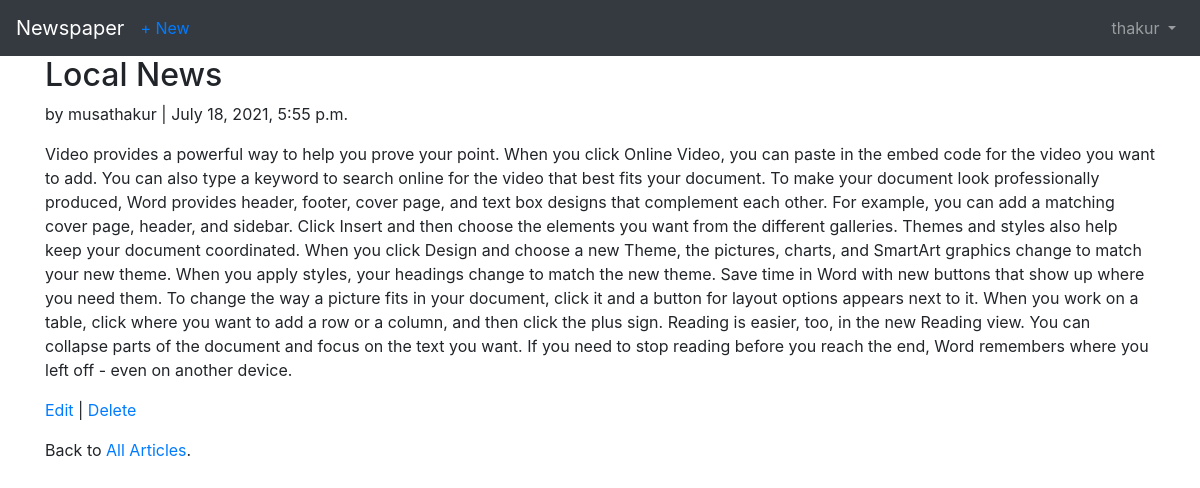
Screenshot of /articles/3/ (signed in) with the database file from the repository.
### users/models.py (models this page shows)
class CustomUser(AbstractUser):
    age = models.PositiveIntegerField(null=True, blank=True)

### articles/models.py (models this page shows, shortened)
class Article(models.Model):
    title = models.CharField(max_length=255)
    body = models.TextField()
    date = models.DateTimeField(auto_now_add=True)
    author = models.ForeignKey(
        get_user_model(),
        on_delete=models.CASCADE,
)

### articles/views.py (the view)
class ArticleDetailView(LoginRequiredMixin, DetailView):
    model = Article
    template_name = 'article_detail.html'
    login_url = 'login'

### templates/article_detail.html (shortened to what this page needs)
<!doctype html>
{% extends 'base.html' %}
    {% block content %}
        <div class="article-entry">
            <h2>{{ object.title }}</h2>
            <p>by {{ object.author }} | {{ object.date }}</p>
            <p>{{ object.body }}</p>
        </div>
        <p><a href="{% url 'article_edit' article.pk %}">Edit</a> |
        <a href="{% url 'article_delete' article.pk %}">Delete</a></p>
        <p>Back to <a href="{% url 'article_list' %}">All Articles</a>.</p>
    {% endblock content %}

### templates/base.html (shortened to what this page needs)
<!doctype html>
<html lang="en">
<head>
    <link rel="stylesheet"
          href="https://stackpath.bootstrapcdn.com/bootstrap/4.1.3/css/bootstrap.min.css"
>
</head>
<body>
    <nav class="navbar navbar-expand-md navbar-dark bg-dark mb-􀇓">
        <a class="navbar-brand" href="{% url 'home' %}">Newspaper</a>
        {% if user.is_authenticated %}
            <ul class="navbar-nav mr-auto">
                <li class="nav-item"><a href="{% url 'article_new' %}">+ New</a></li>
            </ul>
        {% endif %}
        <div class="collapse navbar-collapse" id="navbarCollapse">
            {% if user.is_authenticated %}
                <ul class="navbar-nav ml-auto">
                    <li class="nav-item">
                        <a class="nav-link dropdown-toggle" href="#" id="userMenu"
                           data-toggle="dropdown" aria-haspopup="true"
                           aria-expanded="false"> {{ user.username }}
                        </a>
                    </li>
                </ul>
            {% else %}
                <form class="form-inline ml-auto">
                    <a href="{% url 'login' %}" class="btn btn-outline-secondary"> Log In </a>
                    <a href="{% url 'signup' %}" class="btn btn-primary ml-2"> Sign up </a>
                </form>
            {% endif %}
        </div>
    </nav>
    <div class="container">
        {% block content %}
        {% endblock content %}
    </div>
</body>
</html>

### rows the page displays
CustomUser: username "thakur"
Article: title "Local News", author "musathakur", date "July 18, 2021, 5:55 p.m.", body "Video provides a powerful way to help you prove your point. When you click Online Video, you can paste in the embed code for the video you want to add. You can also type a keyword to search online for the video that best fits your document. To make your document look professionally produced, Word provides header, footer, cover page, and text box designs that complement each other. For example, you can add a matching cover page, header, and sidebar. Click Insert and then choose the elements you want from the different galleries. Themes and styles also help keep your document coordinated. When you click Design and choose a new Theme, the pictures, charts, and SmartArt graphics change to match…"
